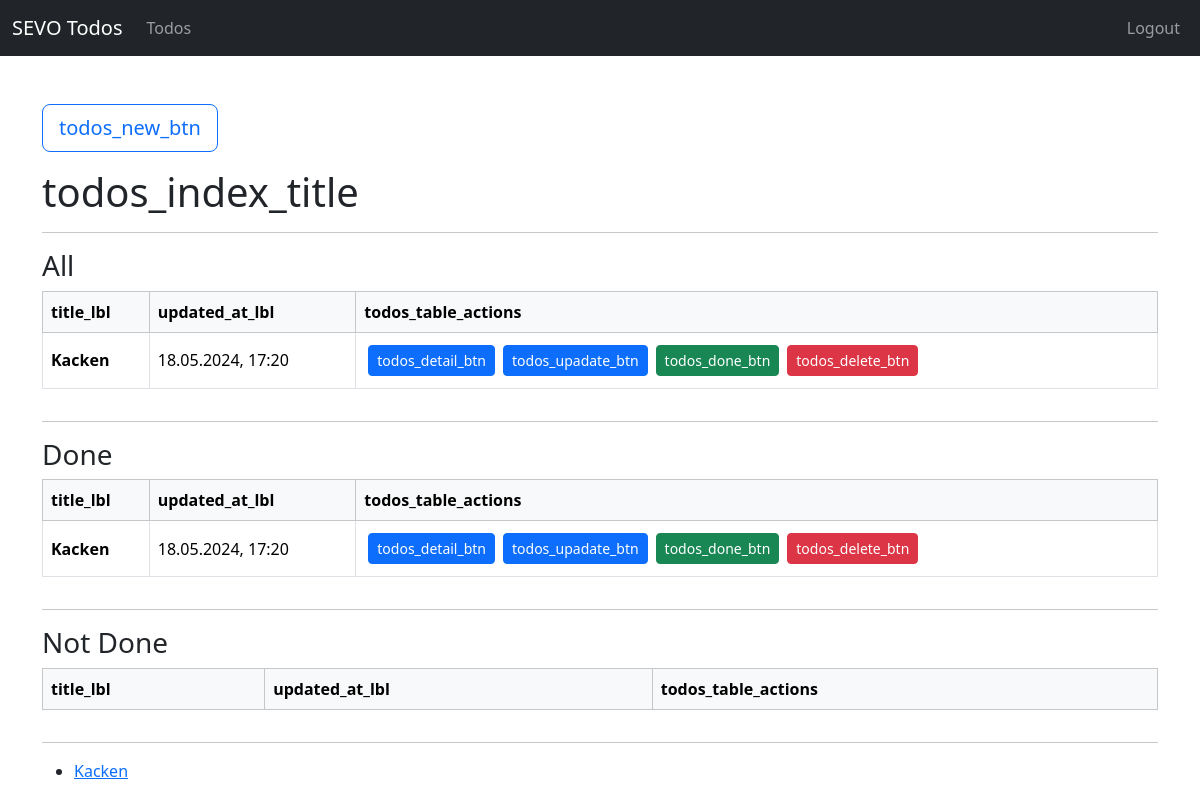
Before: / (signed in) with the older database file.
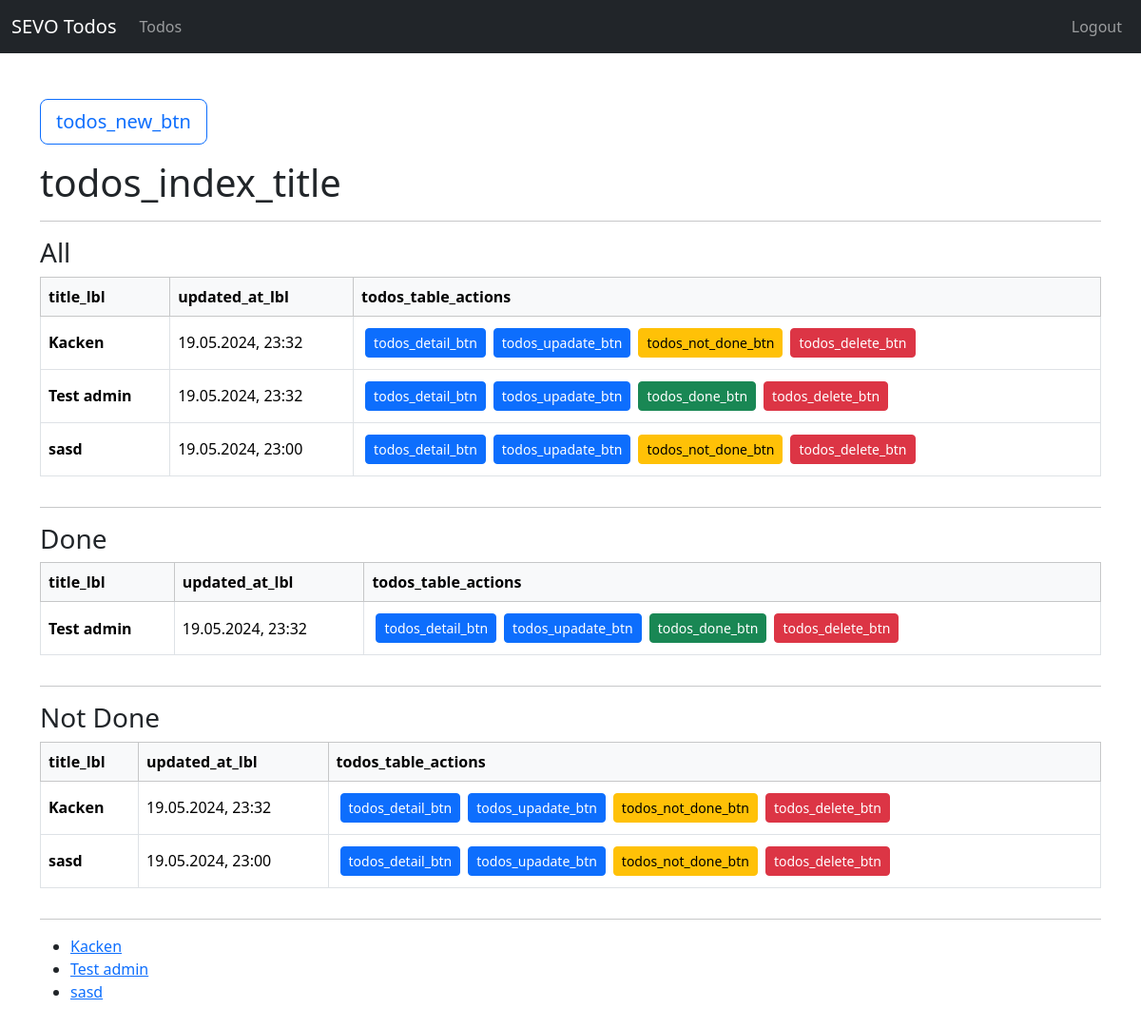
After: the same page with the newer database file.
### todos/models.py (models this page shows, shortened)
class Todo(models.Model):
    user = models.ForeignKey(User, on_delete=models.CASCADE)
    title = models.CharField(max_length=255)
    content = tinymce_models.HTMLField()
    done = models.BooleanField(default=False)
    created_at = models.DateTimeField(auto_now_add=True)
    updated_at = models.DateTimeField(auto_now=True)
    class Meta:
        ordering = ["-updated_at"]

### todos/views.py (the view)
# urls.py: path("", views.index, name="todos-index"),
def index(request):
    if not request.user.is_authenticated:
        return helpers.not_auth_redirect()
    current_user = request.user
    todos = models.Todo.objects.filter(user=current_user)
    done_todos = todos.filter(done=True)
    not_done_todos = todos.filter(done=False)
    return render(request, "todos/index.html", {
        "title": _("todos_index_title"),
        "todos": todos,
        "done_todos": done_todos,
        "not_done_todos": not_done_todos
    })

### todos/templates/todos/index.html (shortened to what this page needs)
{% extends "base.html" %}
{% load i18n %}
{% block content %}
    <a class="btn btn-outline-primary btn-lg mb-3" href="{% url "todos-new" %}">{% trans "todos_new_btn" %}</a>
    <h1>{{ title }}</h1>
    <hr>
    <div>
        <h3>All</h3>
        {% include "todos/partials/_table_list.html" with todos=todos %}
    </div>
    <hr>
    <div>
        <h3>Done</h3>
        {% include "todos/partials/_table_list.html" with todos=done_todos %}
    </div>
    <hr>
    <div>
        <h3>Not Done</h3>
        {% include "todos/partials/_table_list.html" with todos=not_done_todos %}
    </div>
    <hr>
    <ul>
        {% for todo in todos %}
            <li>
                <a href="{% url "todos-update" id=todo.id %}">{{ todo.title }}</a>
            </li>
        {% endfor %}
    </ul>
{%  endblock %}

### todos/templates/todos/partials/_table_list.html
{% load i18n %}
<div class="table-responsive">
    <table class="table table-bordered align-middle">
        <thead class="table-light">
        <tr>
            <th scope="col">{% trans "title_lbl" %}</th>
            <th scope="col">{% trans "updated_at_lbl" %}</th>
            <th scope="col">{% trans "todos_table_actions" %}</th>
        </tr>
        </thead>
        <tbody>
            {% for todo in todos %}
                <tr>
                    <th scope="row">
                        {{ todo.title }}
                    </th>
                    <td>{{ todo.updated_at|date:"d.m.Y, H:i" }}</td>
                    <td>
                        <div class="d-flex justify-content-start align-content-center">
                            <a class="btn btn-primary btn-sm d-block m-1" href="{% url "todos-detail" id=todo.id %}">{% trans "todos_detail_btn" %}</a>
                            <a class="btn btn-primary btn-sm d-block m-1" href="{% url "todos-update" id=todo.id %}">{% trans "todos_upadate_btn" %}</a>
                            <a class="btn {% if todo.done %}btn-success{% else %}btn-warning{% endif %} btn-sm d-block m-1" href="{% url "todos-done" id=todo.id %}">{% if todo.done %}{% trans "todos_done_btn" %}{% else %}{% trans "todos_not_done_btn" %}{% endif %}</a>
                            <a class="btn btn-danger btn-sm d-block m-1" href="{% url "todos-delete" id=todo.id %}">{% trans "todos_delete_btn" %}</a>
                        </div>
                    </td>
                </tr>
            {% endfor %}
        </tbody>
    </table>
</div>

Changed rows visible on the page:
changed Todo "Kacken": updated_at "18.05.2024, 17:20" → "19.05.2024, 23:32"; done True → False (drawn); trans "todos_done_btn" → "todos_not_done_btn"
added Todo: title "Test admin", updated_at "19.05.2024, 23:32", done True (drawn)
added Todo: title "sasd", updated_at "19.05.2024, 23:00", done False (drawn)
